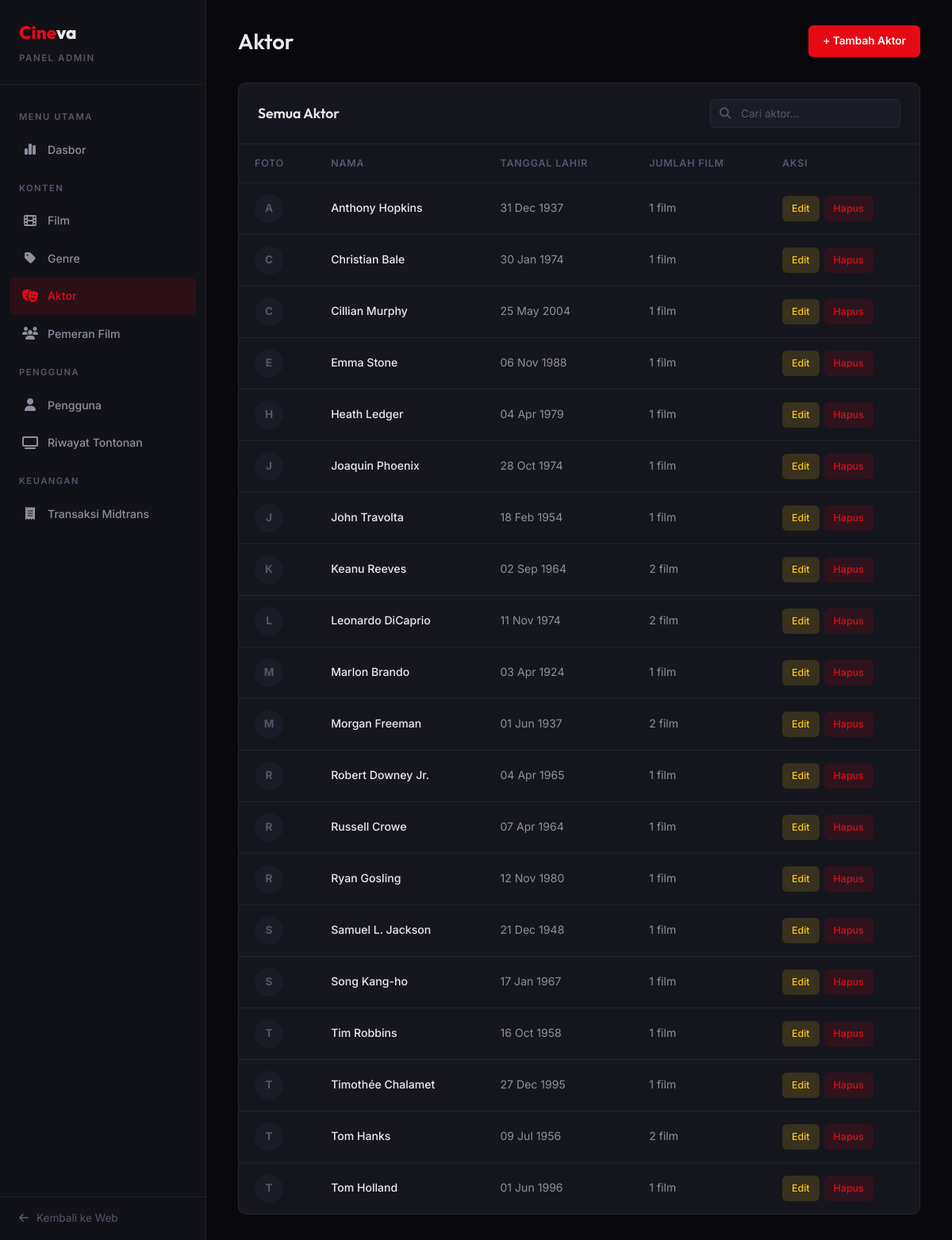
Page /admin/actors.php (signed in) on the committed database.
### tables this page shows
CREATE TABLE actors (
    id INT AUTO_INCREMENT PRIMARY KEY,
    name VARCHAR(255) NOT NULL,
    bio TEXT,
    url_photo VARCHAR(500) DEFAULT '',
    birthdate DATE
);

### admin/actors.php (the view, shortened to what this page needs)
<?php
include __DIR__ . '/includes/admin-header.php';
include __DIR__ . '/includes/sidebar.php';
$actors = $conn->query("
    SELECT a.*, COUNT(ma.id) as movie_count
    FROM actors a
    LEFT JOIN movie_actors ma ON a.id = ma.actor_id
    GROUP BY a.id
    ORDER BY a.name
");
?>
<main class="admin-main">
    <div class="admin-topbar">
        <h1>Aktor</h1>
        <a href="/cineva/admin/actor-form.php" class="btn-add">+ Tambah Aktor</a>
    </div>
    <div class="admin-card">
        <div class="admin-card-header">
            <h3 class="admin-card-title">Semua Aktor</h3>
            <div class="admin-search">
                <span class="admin-search-icon"><i class="fa-solid fa-search"></i></span>
                <input type="text" placeholder="Cari aktor...">
            </div>
        </div>
        <table class="data-table">
            <thead>
                <tr><th>Foto</th><th>Nama</th><th>Tanggal Lahir</th><th>Jumlah Film</th><th>Aksi</th></tr>
            </thead>
            <tbody>
                <?php while ($a = $actors->fetch_assoc()): ?>
                <tr>
                    <td>
                        <?php if ($a['url_photo']): ?>
                        <img src="/cineva/<?= htmlspecialchars($a['url_photo']) ?>" class="table-avatar" alt="">
                        <?php else: ?>
                        <div class="table-avatar" style="display:flex;align-items:center;justify-content:center;font-weight:700;color:var(--text-dim);font-size:0.85rem;"><?= strtoupper(substr($a['name'], 0, 1)) ?></div>
                        <?php endif; ?>
                    </td>
                    <td style="color:var(--text-primary); font-weight:500;"><?= htmlspecialchars($a['name']) ?></td>
                    <td><?= $a['birthdate'] ? date('d M Y', strtotime($a['birthdate'])) : '—' ?></td>
                    <td><?= $a['movie_count'] ?> film</td>
                    <td>
                        <div class="table-actions">
                            <a href="/cineva/admin/actor-form.php?id=<?= $a['id'] ?>" class="table-btn edit">Edit</a>
                            <button class="table-btn delete btn-delete-trigger" data-id="<?= $a['id'] ?>" data-name="<?= htmlspecialchars($a['name']) ?>">Hapus</button>
                        </div>
                    </td>
                </tr>
                <?php endwhile; ?>
            </tbody>
        </table>
    </div>
</main>
</div>
</body>
</html>

### assets/css/style.css (style rules this page uses)
:root { --bg-primary: #08080d; --bg-secondary: #111118; --bg-card: #16161f; --bg-elevated: #1c1c28; --bg-glass: rgba(17, 17, 24, 0.85); --accent: #e50914; --accent-hover: #b80710; --accent-soft: rgba(229, 9, 20, 0.12); --gold: #f5c518; --gold-soft: rgba(245, 197, 24, 0.15); --green: #2dd4a8; --text-primary: #eaeaea; --text-secondary: #8e8e9f; --text-dim: #55556a; --border: rgba(255, 255, 255, 0.06); --border-light: rgba(255, 255, 255, 0.1); --shadow-sm: 0 2px 8px rgba(0, 0, 0, 0.3); --shadow-md: 0 8px 24px rgba(0, 0, 0, 0.4); --shadow-lg: 0 16px 48px rgba(0, 0, 0, 0.5); --radius-sm: 6px; --radius-md: 10px; --radius-lg: 16px; --radius-xl: 24px; --transition: 0.3s cubic-bezier(0.25, 0.46, 0.45, 0.94); --container: 1400px; --nav-height: 68px; }
*, *::before, *::after { margin: 0; padding: 0; box-sizing: border-box; }
html { scroll-behavior: smooth; -webkit-font-smoothing: antialiased; }
body { font-family: 'Inter', sans-serif; background: var(--bg-primary); color: var(--text-primary); line-height: 1.6; overflow-x: hidden; min-height: 100vh; }
h1, h2, h3, h4, h5, h6 { font-family: 'Outfit', sans-serif; font-weight: 600; line-height: 1.2; }
a { text-decoration: none; color: inherit; transition: color var(--transition); }

### assets/css/admin.css (style rules this page uses)
.admin-main { flex: 1; margin-left: 260px; padding: 32px 40px; }
.admin-topbar { display: flex; align-items: center; justify-content: space-between; margin-bottom: 32px; }
.admin-topbar h1 { font-size: 1.7rem; }
.admin-card { background: var(--bg-card); border: 1px solid var(--border); border-radius: var(--radius-md); overflow: hidden; }
.admin-card-header { display: flex; align-items: center; justify-content: space-between; padding: 20px 24px; border-bottom: 1px solid var(--border); flex-wrap: wrap; gap: 12px; }
.admin-card-title { font-size: 1.1rem; font-weight: 600; }
.admin-search { position: relative; }
.admin-search input { padding: 9px 14px 9px 38px; background: var(--bg-elevated); border: 1px solid var(--border); border-radius: var(--radius-sm); color: var(--text-primary); font-family: 'Inter', sans-serif; font-size: 0.85rem; outline: none; width: 240px; transition: border-color var(--transition); }
.admin-search input::placeholder { color: var(--text-dim); }
.admin-search-icon { position: absolute; left: 12px; top: 50%; transform: translateY(-50%); color: var(--text-dim); font-size: 0.9rem; }
.btn-add { display: inline-flex; align-items: center; gap: 6px; background: var(--accent); color: white; padding: 9px 18px; border-radius: var(--radius-sm); font-family: 'Inter', sans-serif; font-size: 0.85rem; font-weight: 600; border: none; cursor: pointer; transition: all var(--transition); }
.data-table { width: 100%; border-collapse: collapse; }
.data-table thead th { padding: 14px 20px; text-align: left; font-size: 0.78rem; font-weight: 600; text-transform: uppercase; letter-spacing: 0.8px; color: var(--text-dim); border-bottom: 1px solid var(--border); white-space: nowrap; }
.data-table tbody td { padding: 14px 20px; font-size: 0.88rem; border-bottom: 1px solid var(--border); color: var(--text-secondary); vertical-align: middle; }
.data-table tbody tr:last-child td { border-bottom: none; }
.table-avatar { width: 36px; height: 36px; border-radius: 50%; object-fit: cover; background: var(--bg-elevated); }
.table-actions { display: flex; gap: 6px; }
.table-btn { padding: 6px 12px; border-radius: var(--radius-sm); font-size: 0.78rem; font-weight: 500; font-family: 'Inter', sans-serif; border: none; cursor: pointer; transition: all var(--transition); }
.table-btn.edit { background: var(--gold-soft); color: var(--gold); }
.table-btn.delete { background: var(--accent-soft); color: var(--accent); }

### rows in the picture
actors: name "A", name "Anthony Hopkins", birthdate "31 Dec 1937", movie_count "1"
actors: name "C", name "Christian Bale", birthdate "30 Jan 1974", movie_count "1"
actors: name "C", name "Cillian Murphy", birthdate "25 May 2004", movie_count "1"
actors: name "E", name "Emma Stone", birthdate "06 Nov 1988", movie_count "1"
actors: name "H", name "Heath Ledger", birthdate "04 Apr 1979", movie_count "1"
actors: name "J", name "Joaquin Phoenix", birthdate "28 Oct 1974", movie_count "1"
actors: name "J", name "John Travolta", birthdate "18 Feb 1954", movie_count "1"
actors: name "K", name "Keanu Reeves", birthdate "02 Sep 1964", movie_count "2"
actors: name "L", name "Leonardo DiCaprio", birthdate "11 Nov 1974", movie_count "2"
actors: name "M", name "Marlon Brando", birthdate "03 Apr 1924", movie_count "1"
actors: name "M", name "Morgan Freeman", birthdate "01 Jun 1937", movie_count "2"
actors: name "R", name "Robert Downey Jr.", birthdate "04 Apr 1965", movie_count "1"
actors: name "R", name "Russell Crowe", birthdate "07 Apr 1964", movie_count "1"
actors: name "R", name "Ryan Gosling", birthdate "12 Nov 1980", movie_count "1"
actors: name "S", name "Samuel L. Jackson", birthdate "21 Dec 1948", movie_count "1"
actors: name "S", name "Song Kang-ho", birthdate "17 Jan 1967", movie_count "1"
actors: name "T", name "Tim Robbins", birthdate "16 Oct 1958", movie_count "1"
actors: name "T", name "Timothée Chalamet", birthdate "27 Dec 1995", movie_count "1"
actors: name "T", name "Tom Hanks", birthdate "09 Jul 1956", movie_count "2"
actors: name "T", name "Tom Holland", birthdate "01 Jun 1996", movie_count "1"
